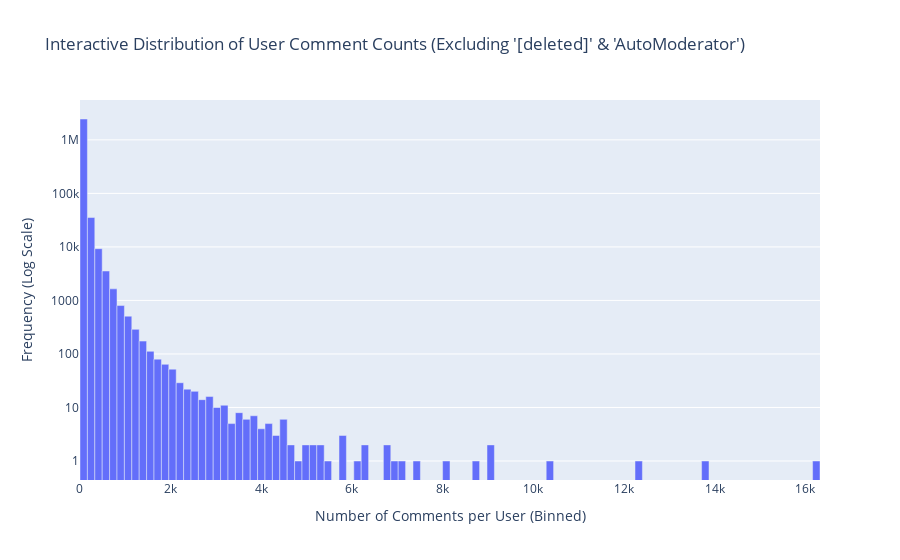

The notebook cell this image was saved under:
### Code cell
# plot distribution of counts values (interactive with top authors on hover)
import plotly.express as px
import polars as pl
import pandas as pd
import numpy as np # Import numpy

# Assume 'filtered_df' is a Polars DataFrame with 'author' and 'count' columns loaded previously
# filtered_df = ... (load or define filtered_df here if not already done)

# --- Manual Binning and Author Aggregation ---
counts_np = filtered_df['count'].to_numpy()
num_bins = 100 # Define the number of bins

# 1. Calculate histogram frequencies and bin edges using NumPy
frequencies, bin_edges = np.histogram(counts_np, bins=num_bins)

# 2. Calculate bin centers (for plotting on x-axis)
bin_centers = (bin_edges[:-1] + bin_edges[1:]) / 2

# 3. For each bin, find the top N authors within that count range
top_authors_per_bin = []
max_authors_to_show = 10

for i in range(num_bins):
    lower_bound = bin_edges[i]
    upper_bound = bin_edges[i+1]

    # Find authors in the current bin's count range
    # Ensure the upper bound is inclusive for the last bin edge case
    if i == num_bins - 1:
         authors_in_bin_df = filtered_df.filter(
            (pl.col("count") >= lower_bound) & (pl.col("count") <= upper_bound)
        )
    else:
        authors_in_bin_df = filtered_df.filter(
            (pl.col("count") >= lower_bound) & (pl.col("count") < upper_bound)
        )

    # Get top authors (here, just taking the first N found in the filter, consider sorting if needed)
    top_authors_list = authors_in_bin_df.get_column("author").head(max_authors_to_show).to_list()

    if not top_authors_list:
        top_authors_per_bin.append("N/A")
    else:
        authors_str = ", ".join(top_authors_list)
        if len(authors_in_bin_df) > max_authors_to_show:
             authors_str += ", ..." # Indicate if there are more authors
        top_authors_per_bin.append(authors_str)


# 4. Create a Pandas DataFrame for Plotly Bar chart
plot_df = pd.DataFrame({
    'bin_center': bin_centers,
    'frequency': frequencies,
    'bin_start': bin_edges[:-1],
    'bin_end': bin_edges[1:],
    'top_authors': top_authors_per_bin
})

# Filter out bins with zero frequency to avoid plotting empty bars (optional)
plot_df = plot_df[plot_df['frequency'] > 0]

# --- Create the Interactive Bar Chart (acting as Histogram) ---
fig = px.bar(
    plot_df,
    x='bin_center',
    y='frequency',
    log_y=True, # Use logarithmic y-axis
    title="Interactive Distribution of User Comment Counts (Excluding '[deleted]' & 'AutoModerator')",
    labels={'bin_center': 'Approx. Number of Comments per User', 'frequency': 'Frequency'}, # Customize axis labels
    custom_data=['bin_start', 'bin_end', 'top_authors'] # Pass data needed for hover
)

# Customize the hover template
fig.update_traces(
    hovertemplate="<b>Count Range:</b> [%{customdata[0]:.0f} - %{customdata[1]:.0f})<br>" +
                  "<b>Frequency:</b> %{y}<br>" +
                  "<b>Top Authors:</b> %{customdata[2]}" +
                  "<extra></extra>" # Removes the default trace info
)


# Update layout for better readability (optional)
fig.update_layout(
    xaxis_title="Number of Comments per User (Binned)",
    yaxis_title="Frequency (Log Scale)",
    bargap=0 # Set bargap to 0 for histogram appearance
)

# Show the interactive figure
fig.show()

### Figure 1 — Plotly figure (JSON) as saved in the notebook; plotly's stock layout.template omitted (floating-point values rounded to 4 significant figures; data arrays with more than 128 entries replaced by an {"elided": "..."} marker saying what was removed)
{"data": [{"customdata": {"elided": "48x3 mixed values"}, "hovertemplate": "<b>Count Range:</b> [%{customdata[0]:.0f} - %{customdata[1]:.0f})<br><b>Frequency:</b> %{y}<br><b>Top Authors:</b> %{customdata[2]}<extra></extra>", "legendgroup": "", "marker": {"color": "#636efa", "pattern": {"shape": ""}}, "name": "", "orientation": "v", "showlegend": false, "textposition": "auto", "type": "bar", "x": [82.62, 245.9, 409.1, 572.3, 735.6, 898.8, 1062.0, 1225.0, 1389.0, 1552.0, 1715.0, 1878.0, 2042.0, 2205.0, 2368.0, 2531.0, 2694.0, 2858.0, 3021.0, 3184.0, 3347.0, 3511.0, 3674.0, 3837.0, 4000.0, 4164.0, 4327.0, 4490.0, 4653.0, 4817.0, 4980.0, 5143.0, 5306.0, 5470.0, 5796.0, 6122.0, 6286.0, 6775.0, 6939.0, 7102.0, 7428.0, 8081.0, 8734.0, 9061.0, 10370.0, 12330.0, 13790.0, 16240.0], "xaxis": "x", "y": [2453127, 35365, 9266, 3547, 1646, 802, 508, 288, 174, 112, 80, 64, 52, 29, 22, 20, 14, 16, 10, 11, 5, 8, 6, 7, 4, 5, 3, 6, 2, 1, 2, 2, 2, 1, 3, 1, 2, 2, 1, 1, 1, 1, 1, 2, 1, 1, 1, 1], "yaxis": "y"}], "layout": {"bargap": 0, "barmode": "relative", "legend": {"tracegroupgap": 0}, "title": {"text": "Interactive Distribution of User Comment Counts (Excluding '[deleted]' & 'AutoModerator')"}, "xaxis": {"anchor": "y", "domain": [0, 1], "title": {"text": "Number of Comments per User (Binned)"}}, "yaxis": {"anchor": "x", "domain": [0, 1], "title": {"text": "Frequency (Log Scale)"}, "type": "log"}}}
